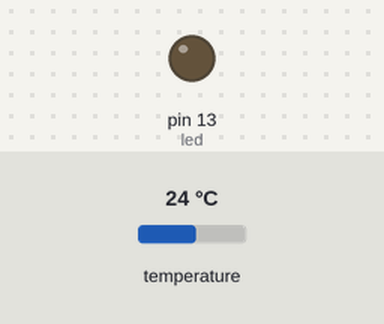
Recording of a sketch running on a simulated Arduino Leonardo, built with avr-gcc and run on an emulated ATmega32U4. Shown: output pins drawn as LEDs (lit = HIGH). The test bench sets the inputs (shaded band); at power-on: temperature 24 °C. The modem accepts every AT command (registered, SIM ready, sends succeed) and sends nothing else; what the sketch prints to the serial monitor is not drawn.

Above: at 0.1 s.
Timing chart, 0 to 1.6 s (numbered marks = the images above):
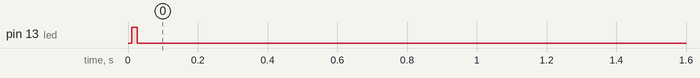

The sketch:

Temp2USSD.ino
```cpp
/*
 Temp2USSD

 Circuit:
 * GSM shield
 * EMnify SIM card
 * Temp sensor 18B20/One Wire Bus
 * 4.7K Ohm Resistor

 */

#include <SoftwareSerial.h>
#include <OneWire.h>
#include <DallasTemperature.h>

// GSM shield connected to PINs 2 (RX) and  3 (TX)
SoftwareSerial gsmSerial(2, 3);

// DS18B20 data wire connected to PIN 4
#define ONE_WIRE_BUS 4

// Setup oneWire instance
OneWire oneWire(ONE_WIRE_BUS);

// Pass oneWire reference to Dallas Temperature library
DallasTemperature sensors(&oneWire);

// use LED on PIN 13 as control lamp
int led = 13;

void setup()
{
  Serial.begin(9600);

  while (!Serial) {
    ; // wait for serial port to connect. Needed for Leonardo only
  }

  Serial.println("Temp Monitor initializing");

  pinMode(led, OUTPUT);
  digitalWrite(led, HIGH);

  gsmSerial.begin(9600);
  sensors.begin();

  digitalWrite(led, LOW);
}

char atCommand[100];
char atUssd[32]="AT+CUSD=1,\"";
char ussdPrefix[32]="*100*temp=";
char ussdSuffix[3]="#\"";
char tempStr[23];

void loop()
{
  int charsReceived;
  float temp;

  Serial.print("Requesting temperatures...");
  sensors.requestTemperatures();
  Serial.println("Done");

  Serial.print("Temperature for Device 1 is: ");
  temp = sensors.getTempCByIndex(0);
  Serial.println(temp);

  // compose AT command with USSD string
  strcpy(atCommand, atUssd);
  strcat(atCommand, ussdPrefix);
  dtostrf(temp, 2, 2, tempStr);
  strcat(atCommand, tempStr);
  strcat(atCommand, ussdSuffix);

  // send AT command
  Serial.println("Sending USSD Request");

  gsmSerial.println(atCommand);

  delay(2000);

  while (!(charsReceived = gsmSerial.available()))
  {
    digitalWrite(led, HIGH);
    delay(100);
    digitalWrite(led, LOW);
    delay(100);
  }

  for (;charsReceived > 0;charsReceived--)
  {
    Serial.write(gsmSerial.read());
    delay(50);
  }

  Serial.println("");

  Serial.println("Done");

  Serial.println("Sleeping 120 secs");

  delay(120000);
}
```
